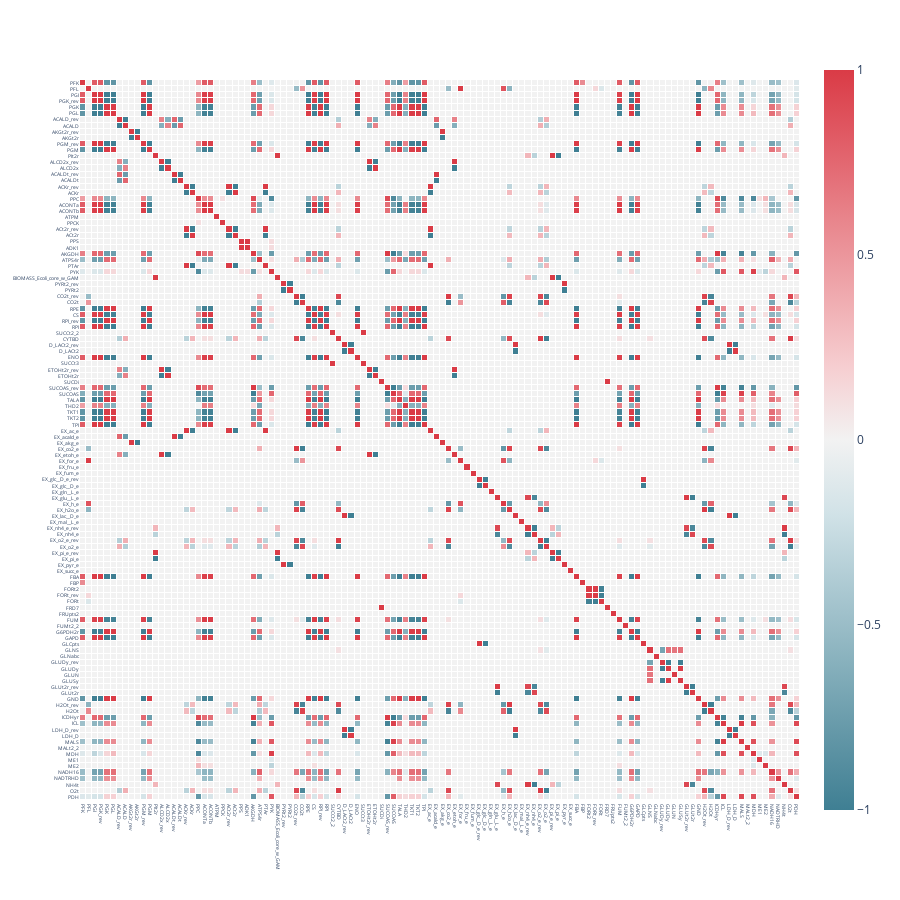

The notebook cell saved with this chart:
### Code cell
extended_steady_states, extended_reactions = split_forward_reverse(samples_dingo_condition_1, reactions=ec_dingo_reactions)

plot_correlation_matrix(mixed_correlation_matrix, extended_reactions)

### Figure 1 — Plotly figure (JSON) as saved in the notebook; plotly's stock layout.template omitted (floating-point values rounded to 4 significant figures; data arrays with more than 128 entries replaced by an {"elided": "..."} marker saying what was removed)
{"data": [{"coloraxis": "coloraxis", "hoverongaps": false, "hovertemplate": "x: %{x}<br>y: %{y}<br>color: %{z}<extra></extra>", "name": "0", "type": "heatmap", "x": ["PFK", "PFL", "PGI", "PGK_rev", "PGK", "PGL", "ACALD_rev", "ACALD", "AKGt2r_rev", "AKGt2r", "PGM_rev", "PGM", "PIt2r", "ALCD2x_rev", "ALCD2x", "ACALDt_rev", "ACALDt", "ACKr_rev", "ACKr", "PPC", "ACONTa", "ACONTb", "ATPM", "PPCK", "ACt2r_rev", "ACt2r", "PPS", "ADK1", "AKGDH", "ATPS4r", "PTAr", "PYK", "BIOMASS_Ecoli_core_w_GAM", "PYRt2_rev", "PYRt2", "CO2t_rev", "CO2t", "RPE", "CS", "RPI_rev", "RPI", "SUCCt2_2", "CYTBD", "D_LACt2_rev", "D_LACt2", "ENO", "SUCCt3", "ETOHt2r_rev", "ETOHt2r", "SUCDi", "SUCOAS_rev", "SUCOAS", "TALA", "THD2", "TKT1", "TKT2", "TPI", "EX_ac_e", "EX_acald_e", "EX_akg_e", "EX_co2_e", "EX_etoh_e", "EX_for_e", "EX_fru_e", "EX_fum_e", "EX_glc__D_e_rev", "EX_glc__D_e", "EX_gln__L_e", "EX_glu__L_e", "EX_h_e", "EX_h2o_e", "EX_lac__D_e", "EX_mal__L_e", "EX_nh4_e_rev", "EX_nh4_e", "EX_o2_e_rev", "EX_o2_e", "EX_pi_e_rev", "EX_pi_e", "EX_pyr_e", "EX_succ_e", "FBA", "FBP", "FORt2", "FORt_rev", "FORt", "FRD7", "FRUpts2", "FUM", "FUMt2_2", "G6PDH2r", "GAPD", "GLCpts", "GLNS", "GLNabc", "GLUDy_rev", "GLUDy", "GLUN", "GLUSy", "GLUt2r_rev", "GLUt2r", "GND", "H2Ot_rev", "H2Ot", "ICDHyr", "ICL", "LDH_D_rev", "LDH_D", "MALS", "MALt2_2", "MDH", "ME1", "ME2", "NADH16", "NADTRHD", "NH4t", "O2t", "PDH"], "xaxis": "x", "xgap": 1, "y": ["PFK", "PFL", "PGI", "PGK_rev", "PGK", "PGL", "ACALD_rev", "ACALD", "AKGt2r_rev", "AKGt2r", "PGM_rev", "PGM", "PIt2r", "ALCD2x_rev", "ALCD2x", "ACALDt_rev", "ACALDt", "ACKr_rev", "ACKr", "PPC", "ACONTa", "ACONTb", "ATPM", "PPCK", "ACt2r_rev", "ACt2r", "PPS", "ADK1", "AKGDH", "ATPS4r", "PTAr", "PYK", "BIOMASS_Ecoli_core_w_GAM", "PYRt2_rev", "PYRt2", "CO2t_rev", "CO2t", "RPE", "CS", "RPI_rev", "RPI", "SUCCt2_2", "CYTBD", "D_LACt2_rev", "D_LACt2", "ENO", "SUCCt3", "ETOHt2r_rev", "ETOHt2r", "SUCDi", "SUCOAS_rev", "SUCOAS", "TALA", "THD2", "TKT1", "TKT2", "TPI", "EX_ac_e", "EX_acald_e", "EX_akg_e", "EX_co2_e", "EX_etoh_e", "EX_for_e", "EX_fru_e", "EX_fum_e", "EX_glc__D_e_rev", "EX_glc__D_e", "EX_gln__L_e", "EX_glu__L_e", "EX_h_e", "EX_h2o_e", "EX_lac__D_e", "EX_mal__L_e", "EX_nh4_e_rev", "EX_nh4_e", "EX_o2_e_rev", "EX_o2_e", "EX_pi_e_rev", "EX_pi_e", "EX_pyr_e", "EX_succ_e", "FBA", "FBP", "FORt2", "FORt_rev", "FORt", "FRD7", "FRUpts2", "FUM", "FUMt2_2", "G6PDH2r", "GAPD", "GLCpts", "GLNS", "GLNabc", "GLUDy_rev", "GLUDy", "GLUN", "GLUSy", "GLUt2r_rev", "GLUt2r", "GND", "H2Ot_rev", "H2Ot", "ICDHyr", "ICL", "LDH_D_rev", "LDH_D", "MALS", "MALt2_2", "MDH", "ME1", "ME2", "NADH16", "NADTRHD", "NH4t", "O2t", "PDH"], "yaxis": "y", "ygap": 1, "z": {"elided": "118x118 float values"}}], "layout": {"coloraxis": {"colorscale": [[0, "#3f7f93"], [0.1, "#6397a7"], [0.2, "#88b1bd"], [0.3, "#acc9d2"], [0.4, "#d1e2e7"], [0.5, "#f2f2f2"], [0.6, "#f6cdd0"], [0.7, "#efa8ad"], [0.8, "#e8848b"], [0.9, "#e15e68"], [1, "#da3b46"]]}, "height": 900, "margin": {"t": 60}, "plot_bgcolor": "rgba(0,0,0,0)", "width": 900, "xaxis": {"anchor": "y", "constrain": "domain", "domain": [0, 1], "scaleanchor": "y", "tickfont": {"size": 5}}, "yaxis": {"anchor": "x", "autorange": "reversed", "constrain": "domain", "domain": [0, 1], "tickfont": {"size": 5}}}}
